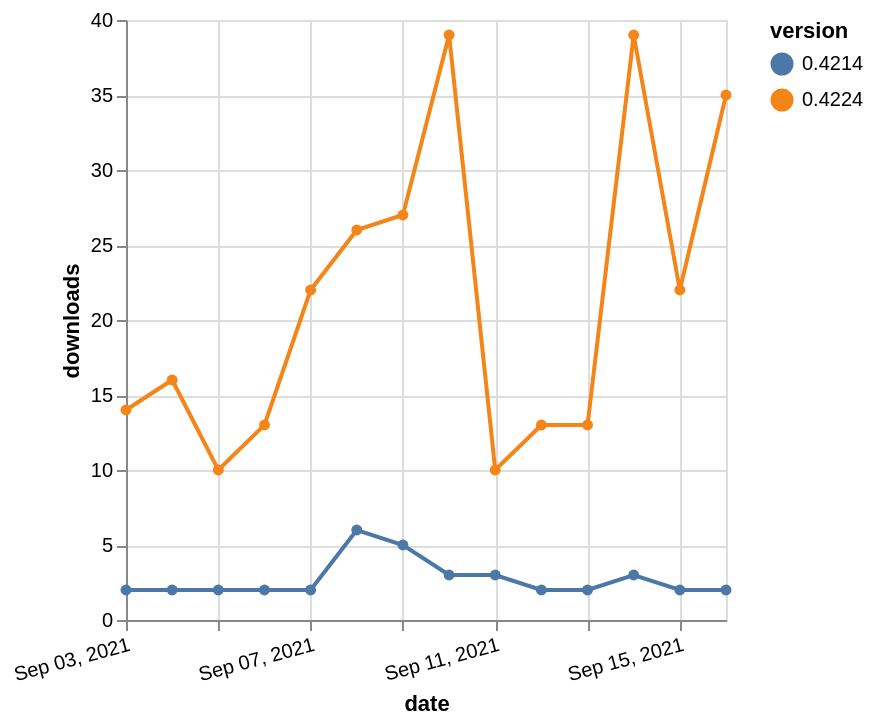

Vega-Lite specification for this chart:
### Vega-Lite specification from a JSON file in a GitHub repository (floating-point values rounded to 4 significant figures)
{"$schema": "https://vega.github.io/schema/vega-lite/v5.json", "description": "A simple bar chart with embedded data.", "data": {"values": [{"date": "2021-09-03", "total": 12655, "delta": 2, "version": "0.4214"}, {"date": "2021-09-04", "total": 12657, "delta": 2, "version": "0.4214"}, {"date": "2021-09-05", "total": 12659, "delta": 2, "version": "0.4214"}, {"date": "2021-09-06", "total": 12661, "delta": 2, "version": "0.4214"}, {"date": "2021-09-07", "total": 12663, "delta": 2, "version": "0.4214"}, {"date": "2021-09-08", "total": 12669, "delta": 6, "version": "0.4214"}, {"date": "2021-09-09", "total": 12674, "delta": 5, "version": "0.4214"}, {"date": "2021-09-10", "total": 12677, "delta": 3, "version": "0.4214"}, {"date": "2021-09-11", "total": 12680, "delta": 3, "version": "0.4214"}, {"date": "2021-09-12", "total": 12682, "delta": 2, "version": "0.4214"}, {"date": "2021-09-13", "total": 12684, "delta": 2, "version": "0.4214"}, {"date": "2021-09-14", "total": 12687, "delta": 3, "version": "0.4214"}, {"date": "2021-09-15", "total": 12689, "delta": 2, "version": "0.4214"}, {"date": "2021-09-16", "total": 12691, "delta": 2, "version": "0.4214"}, {"date": "2021-09-03", "total": 43244, "delta": 14, "version": "0.4224"}, {"date": "2021-09-04", "total": 43260, "delta": 16, "version": "0.4224"}, {"date": "2021-09-05", "total": 43270, "delta": 10, "version": "0.4224"}, {"date": "2021-09-06", "total": 43283, "delta": 13, "version": "0.4224"}, {"date": "2021-09-07", "total": 43305, "delta": 22, "version": "0.4224"}, {"date": "2021-09-08", "total": 43331, "delta": 26, "version": "0.4224"}, {"date": "2021-09-09", "total": 43358, "delta": 27, "version": "0.4224"}, {"date": "2021-09-10", "total": 43397, "delta": 39, "version": "0.4224"}, {"date": "2021-09-11", "total": 43407, "delta": 10, "version": "0.4224"}, {"date": "2021-09-12", "total": 43420, "delta": 13, "version": "0.4224"}, {"date": "2021-09-13", "total": 43433, "delta": 13, "version": "0.4224"}, {"date": "2021-09-14", "total": 43472, "delta": 39, "version": "0.4224"}, {"date": "2021-09-15", "total": 43494, "delta": 22, "version": "0.4224"}, {"date": "2021-09-16", "total": 43529, "delta": 35, "version": "0.4224"}]}, "width": "container", "mark": {"type": "line", "point": {"filled": true}}, "encoding": {"x": {"field": "date", "type": "temporal", "timeUnit": "yearmonthdate", "title": "date", "axis": {"labelAngle": -15}}, "y": {"field": "delta", "type": "quantitative", "title": "downloads"}, "color": {"field": "version", "type": "nominal"}, "tooltip": {"field": "delta"}}}
